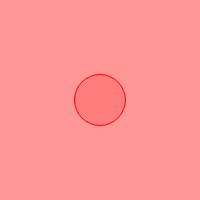
Frame 1 (no input)
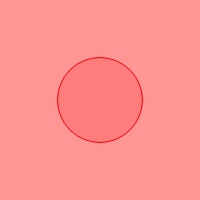
Frame 60 (no input)
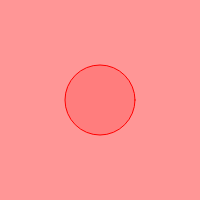
Frame 120 (the mouse pressed at the canvas centre since frame 60)

The p5.js sketch that drew these frames (run headless with seeded random() and noise() and a simulated clock; from frame 60 on, the mouse is pressed at the canvas centre):

// p5.js sketch
// ── sketch.js
// 練習問題「心臓の鼓動のように大きくなったり小さくなったりする円」
function setup(){
  createCanvas(200, 200);
  stroke(255, 0, 0)
  count = 50;
  cycle = 100;
}

function draw(){
  background(255, 150, 150);
  if ( keyIsDown( ' '.charCodeAt(0) ) ){
    count = (count + 1.5) % cycle;
  }
  else{
    count = (count + 1) % cycle;
  }
  let size;
  size = 10
  if(count >= 40){
    size = count
  }
  else{
    size = cycle - 1.5 * count
  }
  fill(255, 125, 125)
  ellipse(width / 2, height / 2, size);
}
